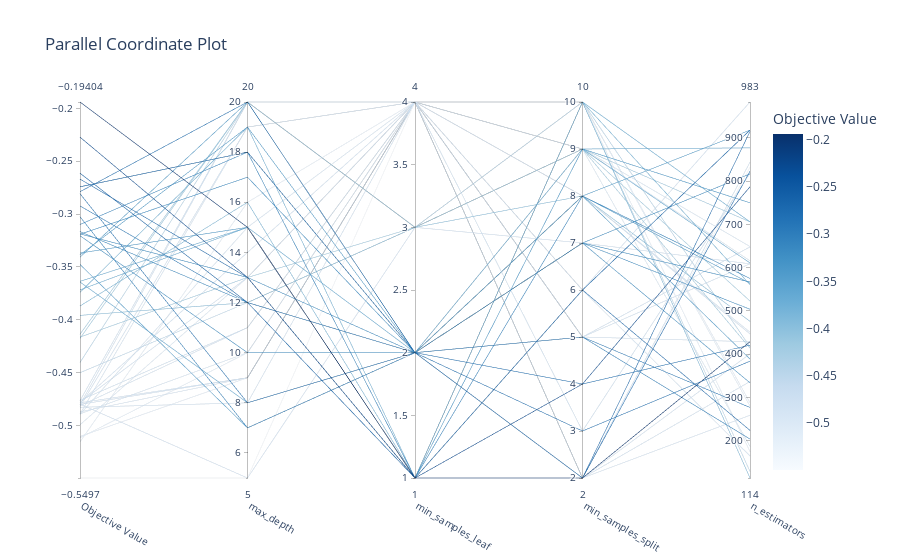

The notebook cell this image was saved under:
### Code cell
optuna.visualization.plot_parallel_coordinate(study).show()

### Figure 1 — Plotly figure (JSON) as saved in the notebook; plotly's stock layout.template omitted (floating-point values rounded to 4 significant figures)
{"data": [{"dimensions": [{"label": "Objective Value", "range": [-0.5497, -0.194], "values": [-0.2808, -0.3166, -0.2273, -0.4801, -0.267, -0.4892, -0.4797, -0.2743, -0.3959, -0.4895, -0.4137, -0.489, -0.3192, -0.3643, -0.3408, -0.2789, -0.4786, -0.4994, -0.4176, -0.4766, -0.2614, -0.4828, -0.4501, -0.387, -0.4405, -0.194, -0.4871, -0.3026, -0.5116, -0.4164, -0.2923, -0.5104, -0.4804, -0.3369, -0.5155, -0.4762, -0.3099, -0.3205, -0.4782, -0.3388, -0.5497, -0.3741, -0.3477, -0.3188, -0.4782, -0.4821, -0.4814, -0.3637, -0.3718, -0.2742]}, {"label": "max_depth", "range": [5, 20], "values": [8, 12, 13, 9, 13, 19, 5, 18, 12, 15, 20, 10, 17, 8, 20, 20, 9, 13, 20, 20, 12, 8, 12, 16, 20, 15, 9, 7, 10, 13, 12, 9, 20, 15, 16, 11, 18, 10, 13, 19, 5, 19, 7, 13, 14, 19, 11, 15, 15, 18]}, {"label": "min_samples_leaf", "range": [1, 4], "values": [2, 2, 1, 4, 1, 4, 3, 2, 3, 4, 3, 4, 2, 2, 2, 2, 4, 4, 3, 4, 1, 4, 3, 1, 3, 1, 4, 2, 4, 3, 2, 4, 4, 1, 4, 4, 1, 2, 4, 2, 4, 1, 2, 2, 4, 4, 4, 2, 1, 2]}, {"label": "min_samples_split", "range": [2, 10], "values": [4, 7, 4, 8, 6, 6, 7, 2, 8, 9, 9, 9, 7, 9, 8, 3, 6, 9, 9, 2, 6, 2, 10, 10, 10, 2, 2, 5, 10, 9, 5, 10, 8, 9, 10, 3, 8, 7, 5, 8, 2, 10, 8, 7, 5, 2, 5, 9, 10, 2]}, {"label": "n_estimators", "range": [114, 983], "values": [421, 817, 787, 447, 224, 165, 609, 915, 476, 649, 706, 616, 504, 611, 564, 384, 983, 187, 414, 844, 918, 401, 129, 114, 417, 429, 259, 204, 280, 523, 277, 288, 451, 750, 175, 818, 575, 334, 648, 918, 832, 561, 389, 567, 609, 337, 429, 877, 706, 823]}], "labelangle": 30, "labelside": "bottom", "line": {"color": [-0.2808, -0.3166, -0.2273, -0.4801, -0.267, -0.4892, -0.4797, -0.2743, -0.3959, -0.4895, -0.4137, -0.489, -0.3192, -0.3643, -0.3408, -0.2789, -0.4786, -0.4994, -0.4176, -0.4766, -0.2614, -0.4828, -0.4501, -0.387, -0.4405, -0.194, -0.4871, -0.3026, -0.5116, -0.4164, -0.2923, -0.5104, -0.4804, -0.3369, -0.5155, -0.4762, -0.3099, -0.3205, -0.4782, -0.3388, -0.5497, -0.3741, -0.3477, -0.3188, -0.4782, -0.4821, -0.4814, -0.3637, -0.3718, -0.2742], "colorbar": {"title": {"text": "Objective Value"}}, "colorscale": [[0, "rgb(247,251,255)"], [0.125, "rgb(222,235,247)"], [0.25, "rgb(198,219,239)"], [0.375, "rgb(158,202,225)"], [0.5, "rgb(107,174,214)"], [0.625, "rgb(66,146,198)"], [0.75, "rgb(33,113,181)"], [0.875, "rgb(8,81,156)"], [1, "rgb(8,48,107)"]], "reversescale": false, "showscale": true}, "type": "parcoords"}], "layout": {"title": {"text": "Parallel Coordinate Plot"}}}
